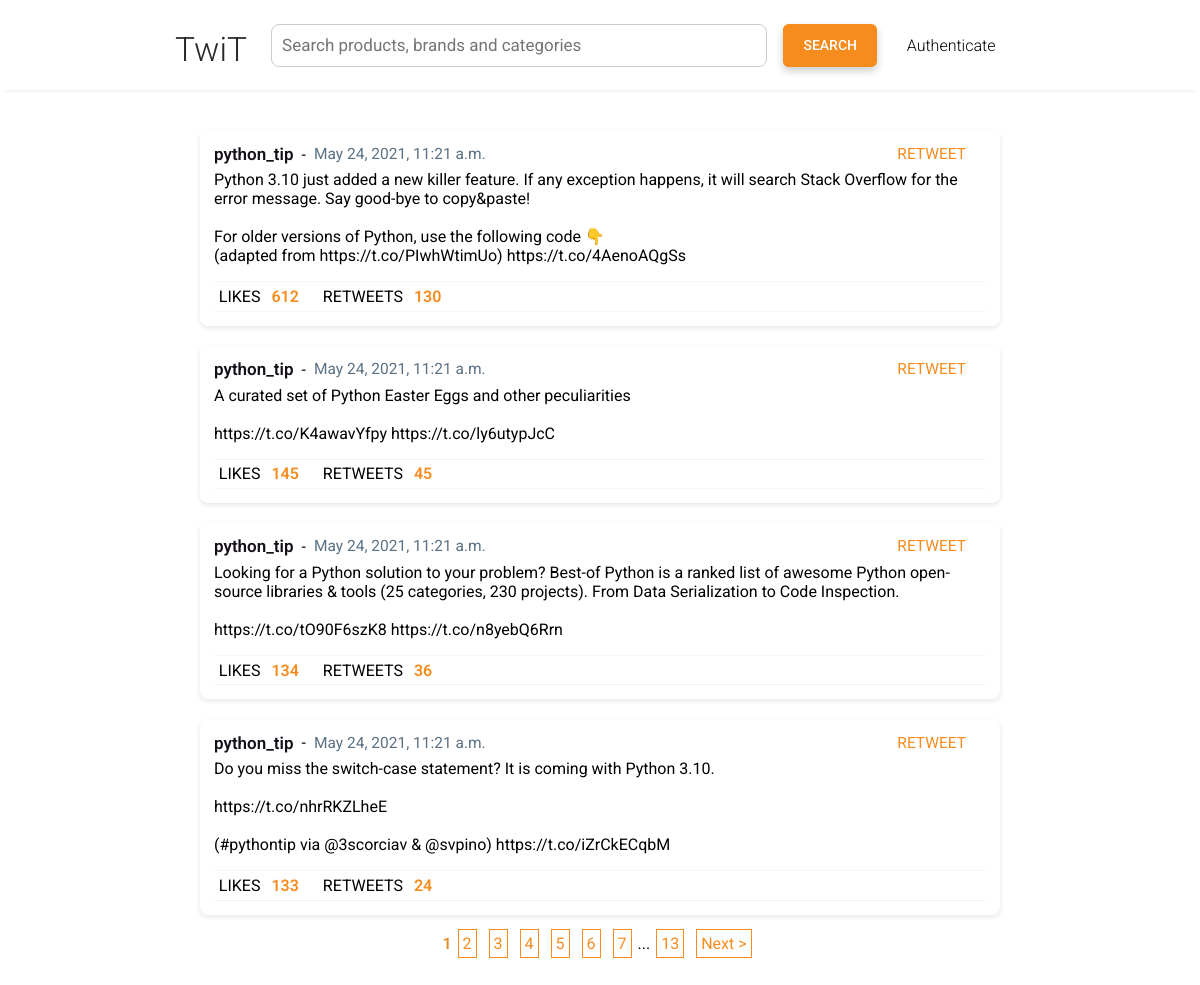
The page / on the database its author committed.
### tweets/models.py (models this page shows)
class Tweet(models.Model):
    tweet_id = models.IntegerField()
    posted_by = models.CharField(max_length=300)
    content = models.TextField()
    date_posted = models.DateTimeField(auto_now_add=True)
    links = models.ManyToManyField('Link')
    favourite_count = models.IntegerField()
    retweet_count = models.IntegerField()

### tweets/views.py (the view)
# urls.py: path('', views.HomeView.as_view(), name='home'),
class HomeView(ListView):
    template_name = 'home.html'
    queryset = Tweet.objects.all().\
            annotate(popularity=F('favourite_count') + F('retweet_count')
            ).order_by('-popularity')
    context_object_name = 'tweets'
    paginate_by = 4
    def get_context_data(self, *, object_list=None, **kwargs):
        context = super().get_context_data(**kwargs)
        qparam = self.request.GET.get('search', None)
        if qparam:
            context['search_page'] = True
        return context
    def get_queryset(self):
        qparam = self.request.GET.get('search', None)
        if qparam:
            qs = Tweet.objects.filter(content__icontains=qparam).\
                annotate(popularity=F('favourite_count') + F('retweet_count')
                ).order_by('-popularity')
            return qs
        return super().get_queryset()

### tweets/templates/home.html (shortened to what this page needs)
{% extends 'base.html' %}
{% load static %}
{% block header %}
<link rel="stylesheet" href="{% static 'home.css' %}">
{% endblock header %}
    {% block content %}
    <div class="container">
        <div class="tweets">
            {% for tweet in tweets %}
            <div class="tweet">
                <div class="posted_by">
                    <p>{{ tweet.posted_by }}</p> -
                    <span>{{ tweet.date_posted }}</span>
                    <a class="rt" href="{% url 'retweet' tweet.tweet_id%}"><span class="retweet">RETWEET</span></a>
                </div>
                    {% autoescape off %}
                    <pre class="content">{{ tweet.content }}</pre>
                    {% endautoescape %}
                    <div class="engagements">
                        <span class="likes">LIKES <span>{{tweet.favourite_count}}</span></span>
                        <span class="retweets">RETWEETS <span>{{ tweet.retweet_count }}</span></span>
                    </div>
            </div>
            {% endfor %}
        </div>
        <nav aria-label="page navigation" class="navigation">
            {% if is_paginated %}{% load paginator %}{% paginator 6 %}{% endif %}
        </nav>
    </div>
{% endblock content %}

### templates/base.html (shortened to what this page needs)
{% load static %}
<!DOCTYPE html>
<html lang="en">
<head>
    <link rel="stylesheet" href="{% static 'base.css' %}">
    {% block header %}
    {% endblock header %}
</head>
<body>
    <div class="nav-cont">
        <nav class="navbar">
            <a href="">
                <div id="logo"><h1>TwiT</h1></div>
            </a>
            <div class="nav-items-container">
                <div class="searchbar">
                    <form action="/" method="GET">
                        <input type="text" placeholder="Search products, brands and categories" name="search" id="nav-searchbar">
                        <button class="search-btn" type="submit" >SEARCH</button>
                    </form>
                    </div>
                <div class="rightmost-nav-items">
                    {% if request.session.is_authenticated %}
                    <a href="{% url 'logout' %}"><div class="login">
                        <span>Log Out</span>
                    </div></a>
                    {% else %}
                    <a href="{% url 'twitter_auth' %}"><div class="login">
                        <span>Authenticate</span>
                    </div></a>
                   {% endif %}
                </div>
            </div>
        </nav>
    </div>
    {% block content %}
    {% endblock content %}
</body>
</html>

### templates/paginator.html (shortened to what this page needs)
<div class="pager">
    {% for linkpage in page_numbers %}
       {% ifequal linkpage page %}
          <span class="current">{{ page }}</span>
       {% else %}
          <span class="page"><a href="?page={{ linkpage }}"
                >{{ linkpage }}</a></span>
       {% endifequal %}
    {% endfor %}
    {% if show_last %}
       <span class="ellipsis">...</span>
       <span class="page"><a href="?page=last">{{ pages }}</a></span>
    {% endif %}
    {% if has_next %}
       <span class="page"><a href="?page={{ next }}">Next &gt;</a></span>
    {% endif %}
 </div>

### static/base.css (style rules this page uses)
* { margin: 0; padding: 0; -webkit-box-sizing: border-box; box-sizing: border-box; font-family: Roboto,-apple-system,BlinkMacSystemFont,"Segoe UI","Helvetica Neue",Arial,sans-serif; }
body { background-color: #fff; }
body h1 { color: #282828; }
button { cursor: pointer; }
a { text-decoration: none !important; color: black !important; }
.container { min-width: 800px; max-width: 800px; margin-right: auto; margin-left: auto; }
.nav-cont { background-color: white; -webkit-box-shadow: 0 4px 4px -4px rgba(0, 0, 0, 0.12); box-shadow: 0 4px 4px -4px rgba(0, 0, 0, 0.12); }
.navbar { display: -webkit-box; display: -ms-flexbox; display: flex; margin: 0 auto; -webkit-box-shadow: unset; box-shadow: unset; height: 90px; background-color: white; max-width: 850px; min-width: 850px; -webkit-box-align: center; -ms-flex-align: center; align-items: center; }
.navbar h1 { display: inline-block; font-size: 2.1rem; font-weight: 300; margin: .5rem 0 0 0; }
.navbar .nav-items-container { display: -webkit-box; display: -ms-flexbox; display: flex; -webkit-box-pack: justify; -ms-flex-pack: justify; justify-content: space-between; -webkit-box-flex: 42%; -ms-flex: 42%; flex: 42%; -webkit-box-align: center; -ms-flex-align: center; align-items: center; }
.navbar .searchbar { display: -webkit-box; display: -ms-flexbox; display: flex; -webkit-box-flex: 81%; -ms-flex: 81%; flex: 81%; }
.navbar .searchbar form { display: -webkit-box; display: -ms-flexbox; display: flex; -webkit-box-flex: 1; -ms-flex: auto; flex: auto; }
.navbar .searchbar input { width: 100%; height: 43px; font-size: 17px; padding-left: 10px; border: 1px solid #ccc; border-radius: .5rem; outline: none; margin: 0 1rem 0 1.5rem; }
.navbar .searchbar .search-btn { height: 43px; width: 120px; background-color: #f68b1e; color: white; font-size: .875rem; line-height: 1rem; border-radius: .35rem; font-weight: 500; outline: none; border: none; -webkit-box-shadow: 0 4px 8px 0 rgba(0, 0, 0, 0.2); box-shadow: 0 4px 8px 0 rgba(0, 0, 0, 0.2); }
.navbar .rightmost-nav-items { display: -webkit-box; display: -ms-flexbox; display: flex; -webkit-box-pack: center; -ms-flex-pack: center; justify-content: center; -webkit-box-flex: 19%; -ms-flex: 19%; flex: 19%; -webkit-box-align: center; -ms-flex-align: center; align-items: center; position: relative; }
.navbar .rightmost-nav-items div { margin: 0.5rem 1rem; font-size: 16px; font-weight: 300; cursor: pointer; }

### tweets/static/home.css (style rules this page uses)
.tweets { margin-top: 2.5rem; }
.tweets .tweet { margin-bottom: 1.2rem; padding: 14px; border-radius: .5rem; -webkit-box-shadow: 0 2px 5px rgba(0, 0, 0, 0.1); box-shadow: 0 2px 5px rgba(0, 0, 0, 0.1); }
.tweets .tweet pre { word-wrap: break-word; white-space: pre-wrap; }
.tweets .tweet .posted_by { display: -webkit-box; display: -ms-flexbox; display: flex; -webkit-box-align: center; -ms-flex-align: center; align-items: center; margin-bottom: .4rem; }
.tweets .tweet .posted_by p { margin-right: 8px; color: #140f19; font-size: 17px; font-weight: 600; }
.tweets .tweet .posted_by span { color: #5b7083; font-size: 15.5px; margin-left: 8px; }
.tweets .tweet .posted_by a.rt { display: -webkit-box; display: -ms-flexbox; display: flex; float: left; margin-left: auto; }
.tweets .tweet .posted_by .retweet { color: #f68b1e; position: relative; margin-left: auto; margin-right: 20px; }
.tweets .tweet .engagements { margin-top: .5rem; border: 1px solid #f5f5f5; border-right: none; border-left: none; padding: .3rem; }
.tweets .tweet .engagements .likes span, .tweets .tweet .engagements .retweets span { margin-left: 7px; color: #f68b1e; font-weight: 600; }
.tweets .tweet .engagements .likes { margin-right: 20px; }
.navigation { margin-bottom: 3rem; }
.navigation .pager { display: -webkit-box; display: -ms-flexbox; display: flex; -webkit-box-pack: center; -ms-flex-pack: center; justify-content: center; }
.navigation .pager .page a { margin: 0 6px; border: 1px solid #f68b1e; padding: 4px; -webkit-transition: 0.4s all ease-out; transition: 0.4s all ease-out; color: #f68b1e !important; }
.navigation .pager .current { color: #e48e2c; font-weight: 600; }

### rows shown on the page
Tweet: posted_by "python_tip", date_posted "May 24, 2021, 11:21 a.m.", content "Python 3.10 just added a new killer feature. If any exception happens, it will search Stack Overflow for the error message. Say good-bye to copy&paste! For older versions of Python, use the following code 👇 (adapted from https://t.co/PIwhWtimUo) https://t.co/4AenoAQgSs", favourite_count "612", retweet_count "130"
Tweet: posted_by "python_tip", date_posted "May 24, 2021, 11:21 a.m.", content "A curated set of Python Easter Eggs and other peculiarities https://t.co/K4awavYfpy https://t.co/ly6utypJcC", favourite_count "145", retweet_count "45"
Tweet: posted_by "python_tip", date_posted "May 24, 2021, 11:21 a.m.", content "Looking for a Python solution to your problem? Best-of Python is a ranked list of awesome Python open-source libraries & tools (25 categories, 230 projects). From Data Serialization to Code Inspection. https://t.co/tO90F6szK8 https://t.co/n8yebQ6Rrn", favourite_count "134", retweet_count "36"
Tweet: posted_by "python_tip", date_posted "May 24, 2021, 11:21 a.m.", content "Do you miss the switch-case statement? It is coming with Python 3.10. https://t.co/nhrRKZLheE (#pythontip via @3scorciav & @svpino) https://t.co/iZrCkECqbM", favourite_count "133", retweet_count "24"

### other values the page prints
{{ page }} "1"
{{ linkpage }} "2" "3" "4" "5" "6" "7"
{{ pages }} "13"
